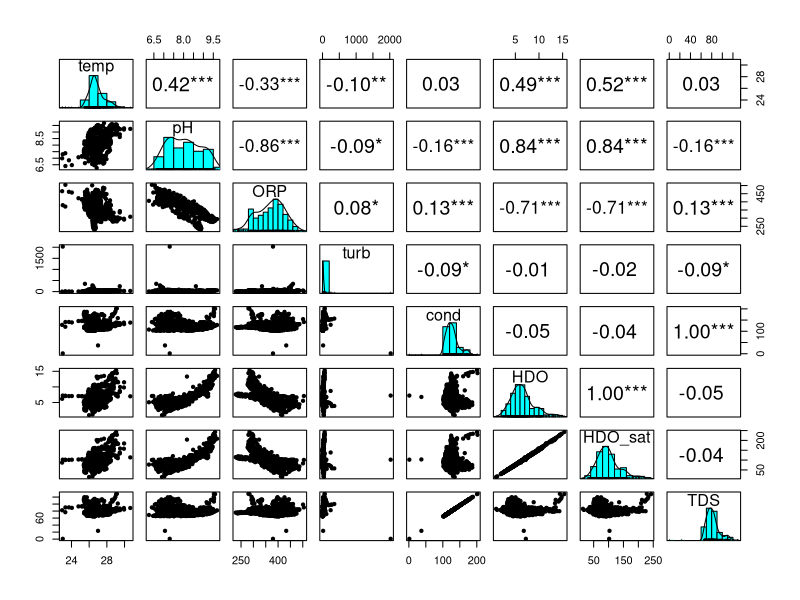
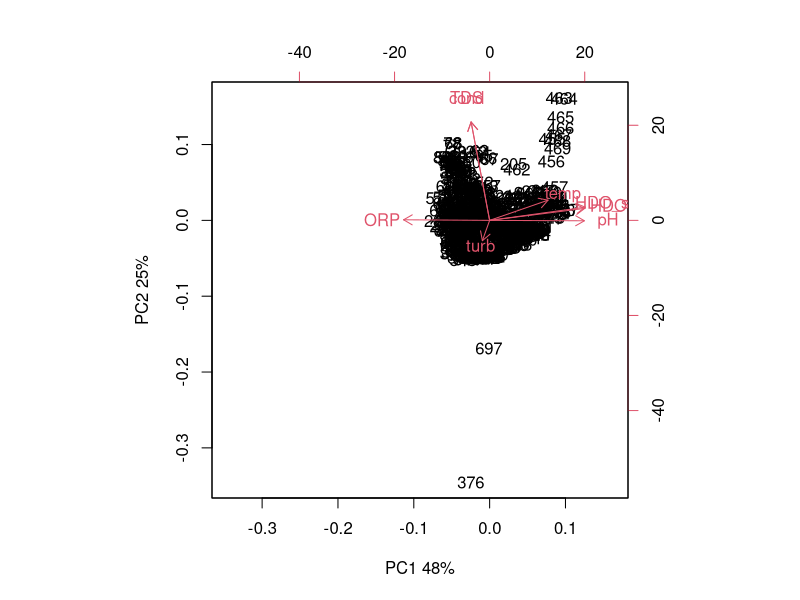
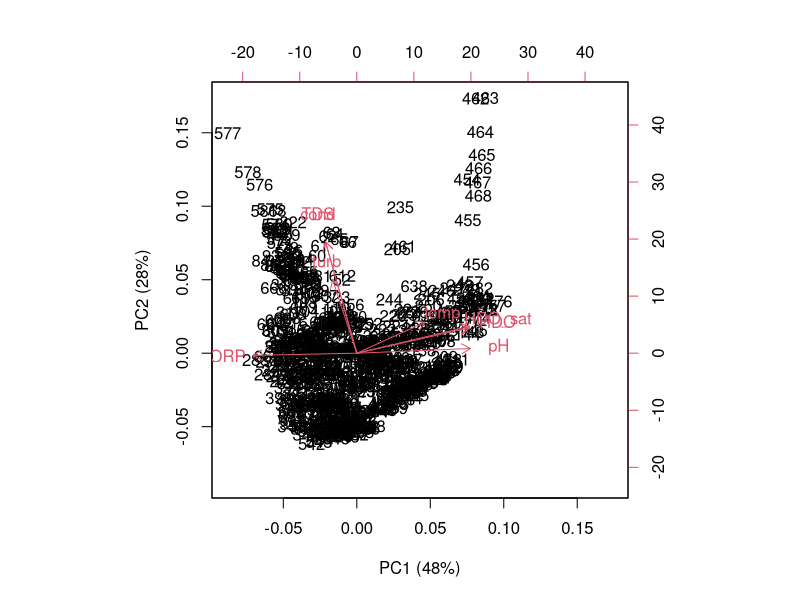
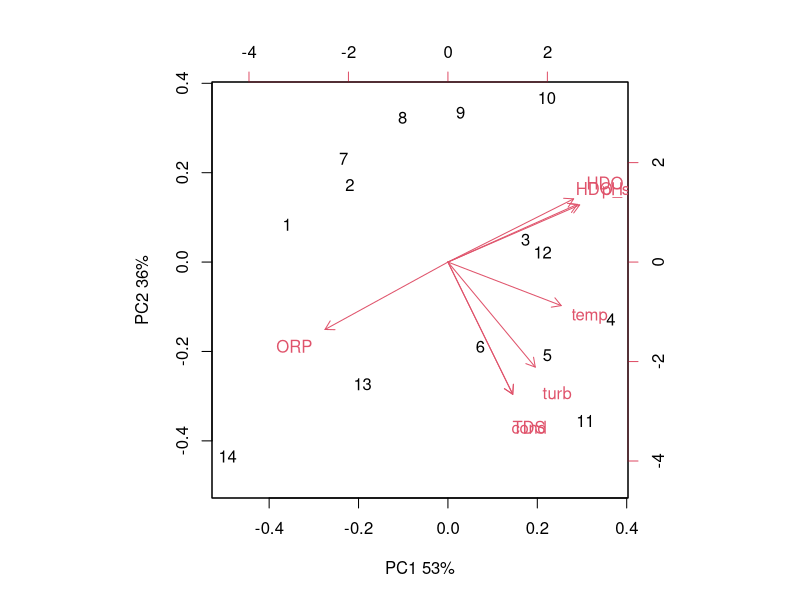
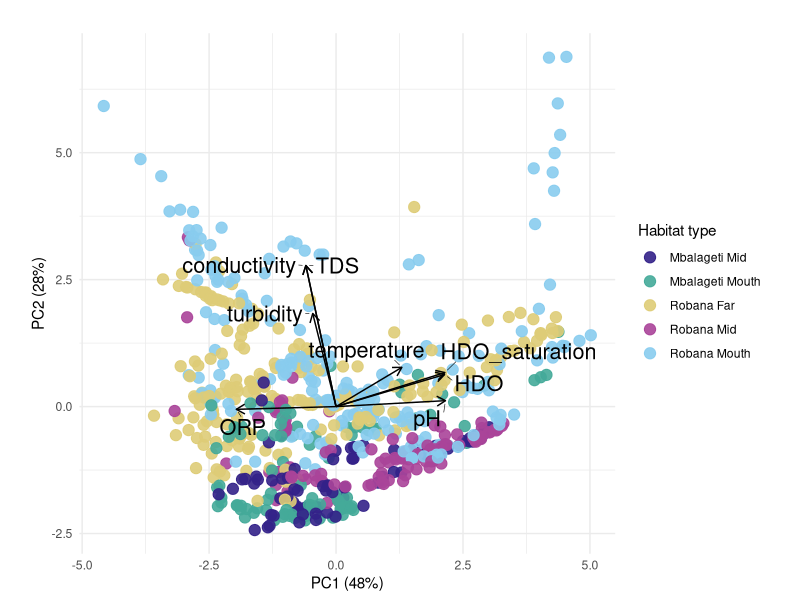
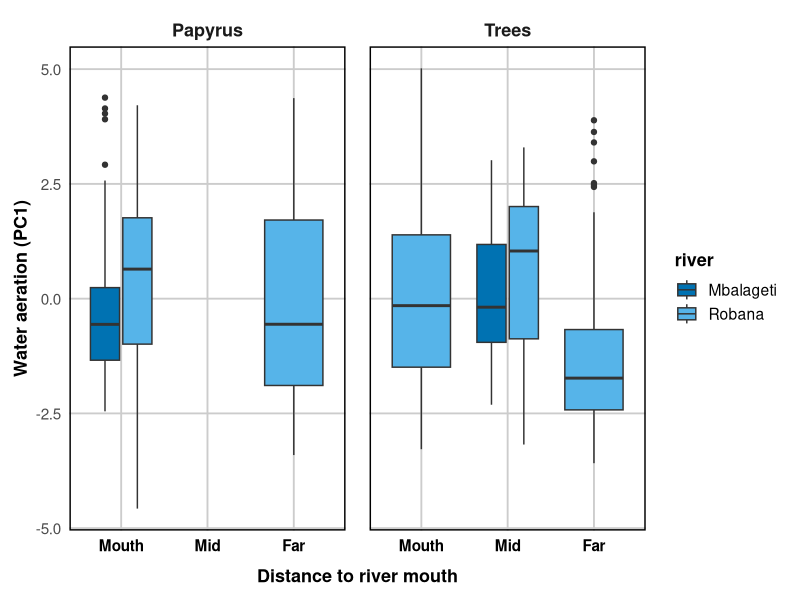
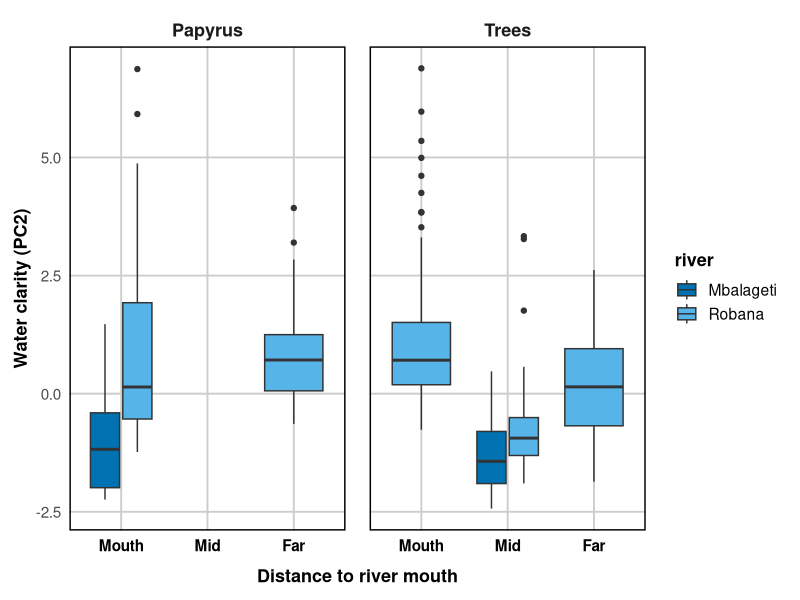

Write R code to recreate these figures, in order. (Note: this script raises an error after producing the figures.)
rm(list = ls())

# load libraries
library(dplyr)
library(vegan) # multivariate analysis of ecological community data 
library(psych) # for panel plots of multivariate datasets
library(tidyverse)
library(ggplot2)
library(ggrepel)

# load data_water
data_water <- read.csv("data_water.csv") |>
  dplyr::mutate(transect_date_time = paste(transect_ID, substr(date_time_end, 1, 6), substr(date_time_start, 12, 16), sep = " "))|>
  mutate(date=as.Date(date, format= "%d-%b-%Y"),
         habitat_detailed = case_when(
           transect_ID %in% c("pap_1", "pap_2") ~ "Papyrus Mbalageti Mouth",
           transect_ID %in% c("pap_3", "pap_4") ~ "Papyrus Robana Mouth",
           transect_ID %in% c("pap_5", "pap_6") ~ "Papyrus Robana Far",
           transect_ID %in% c("tree_1", "tree_2") ~ "Tree Mbalageti Mid",
           transect_ID %in% c("tree_3", "tree_4") ~ "Tree Robana Mid",
           transect_ID %in% c("tree_5", "tree_6") ~ "Tree Robana Mouth",
           transect_ID %in% c("tree_7", "tree_8") ~ "Tree Robana Far",
           TRUE ~ NA_character_),
         habitat_main = case_when(
           transect_ID %in% c("pap_1", "pap_2","pap_3", "pap_4","pap_5", "pap_6" ) ~ "Papyrus",
           transect_ID %in% c("tree_1", "tree_2","tree_3", "tree_4","tree_5", "tree_6","tree_7", "tree_8") ~ "Trees",
           TRUE ~ NA_character_),
         distance_to_river_mouth= case_when(
           transect_ID %in% c("pap_1", "pap_2", "pap_3", "pap_4", "tree_5", "tree_6") ~ "Mouth",
           transect_ID %in% c("tree_1", "tree_2", "tree_3", "tree_4") ~ "Mid",
           transect_ID %in% c("pap_5", "pap_6", "tree_7", "tree_8") ~ "Far"
         ),
         distance_to_river_mouth= factor(distance_to_river_mouth, levels= c("Mouth", "Mid", "Far")),
         habitat_detailed_2= case_when(
           transect_ID %in% c("pap_1", "pap_2") ~ "Mbalageti Mouth",
           transect_ID %in% c("pap_3", "pap_4","tree_5", "tree_6") ~ "Robana Mouth",
           transect_ID %in% c("pap_5", "pap_6","tree_7", "tree_8") ~ "Robana Far",
           transect_ID %in% c("tree_1", "tree_2") ~ "Mbalageti Mid",
           transect_ID %in% c("tree_3", "tree_4") ~ "Robana Mid",
           TRUE ~ NA_character_),
         river= case_when(
           transect_ID %in% c("pap_1", "pap_2", "tree_1", "tree_2") ~ "Mbalageti",
           transect_ID %in% c("pap_3", "pap_4", "pap_5", "pap_6", "tree_3", "tree_4","tree_5", "tree_6", "tree_7", "tree_8") ~ "Robana"
         ))


# explore the correlations among the factors in a panel pairs plot
psych::pairs.panels(data_water |> dplyr::select(temp, pH, ORP, turb, cond, HDO, HDO_sat, TDS),smooth=F,ci=T,ellipses=F,stars=T,method="pearson")
# very strong relation between conductivity and TDS, one on one correlation
# HDO and HDO_sat one on one correlation
# strong negative correlation between ORP and HDO & HDO_sat
# strong positive correlation between pH and HDO
# strong negative correlation between pH and ORP

# PCA with all data
pca_input <- data_water |>
  dplyr::select(temp, pH, ORP, turb, cond, HDO, HDO_sat, TDS)|>
  filter(if_all(everything(), ~ !is.na(.) & !is.infinite(.)))

pca_result <- prcomp(pca_input,center=T, scale. = TRUE)
pca_result
summary(pca_result)

biplot(pca_result,xlab="PC1 48%",ylab="PC2 25%")

# points 376 and 697 suggest outliers
# point 376 has a very high turbidity, very low conductivity and low TDS, depth 0.46
# point 376 was recorded at 11:07:58, which coincides with the exact start time of the transect, seconds moved = 2 and meters moved = 2  suggesting the multiprobe may not yet have been fully submerged. The shallow depth (0.46m) supports this assumption. Partial submersion may also explain the unusually high HDO saturation and turbidity, as the sensors may have measured surface water or even been partially exposed to air.

# point 697: TDS relatively low, conductivity low, turbidity high, depth 0.47, suggest that the probe is held more close to the surface, point 696 is 0.81 meter and point 697 is 0.47 and 698 also 0.47 so maybe the probe was drawn a bit to the surface
# remove these two outliers from the data set, as these might nog be representative measurements
pca_input2 <- data_water |>
  dplyr::slice(c(-377,-698)) |>
  dplyr::select(temp, pH, ORP, turb, cond, HDO, HDO_sat, TDS)|>
  filter(if_all(everything(), ~ !is.na(.) & !is.infinite(.)))

pca_result <- prcomp(pca_input2,center=T, scale. = TRUE)
pca_result
summary(pca_result)

biplot(pca_result, xlab = "PC1 (48%)", ylab = "PC2 (28%)")
# now the plot looks better, still there seems to be a cluster of points to the right

# try PCA with averaged data
pca_input_avg <- data_water |>
  dplyr::slice(c(-377, -698)) |>
  dplyr::filter(if_all(c(temp, pH, ORP, turb, cond, HDO, HDO_sat, TDS),
                       ~ !is.na(.) & !is.infinite(.))) |>
  dplyr::group_by(transect_ID) |>
  dplyr::summarise(
    temp = mean(temp),
    pH = mean(pH),
    ORP = mean(ORP),
    turb = mean(turb),
    cond = mean(cond),
    HDO = mean(HDO),
    HDO_sat = mean(HDO_sat),
    TDS = mean(TDS),
    .groups = "drop"
  )

pca_result_avg <- prcomp(
  pca_input_avg |> dplyr::select(-transect_ID),
  center = TRUE,
  scale. = TRUE
)
pca_result_avg
summary(pca_result_avg)

biplot(pca_result_avg,xlab="PC1 53%",ylab="PC2 36%")
# so the raw data explains 48+25= 73% of all variation
# averaged data explains 53+36= 89% of all variation

# comparing the two biplots, the arrows of temp, turb, cond and TDS seem to change direction, so try o find out why this is

# compute correlation matrices
cor_raw <- cor(pca_input2, use = "pairwise.complete.obs")
cor_avg <- cor(pca_input_avg |> dplyr::select(temp, pH, ORP, turb, cond, HDO, HDO_sat, TDS), use = "pairwise.complete.obs")

# convert matrices to long format data frames
cor_raw_df <- as.data.frame(as.table(cor_raw)) |>
  rename(Var1 = Var1, Var2 = Var2, Correlation_raw = Freq)

cor_avg_df <- as.data.frame(as.table(cor_avg)) |>
  rename(Var1 = Var1, Var2 = Var2, Correlation_avg = Freq)

# join on Var1 and Var2
cor_compare <- left_join(cor_raw_df, cor_avg_df, by = c("Var1", "Var2")) |>
  arrange(Var1, Var2)

# view table
print(cor_compare)
# temperature vs turbidity changes from 0.14 (weak positive) in raw to 0.51 (moderate positive) in averaged.
# ORP vs turbidity flips from 0.21 (positive) in raw to -0.15 (negative) in averaged.
# conductivity vs turbidity increases from 0.41 (moderate) in raw to 0.85 (very strong positive) in averaged.
# conductivity vs temp flips from nearly zero (-0.007) in raw to 0.56 (moderate positive) in averaged.
# pH vs turbidity flips from -0.16 (weak negative) in raw to 0.24 (weak positive) in averaged.
# TDS vs temperature flips from -0.007 in raw to 0.56 (moderate positive) in averaged.
# TDS vs turbidity rises from 0.41 (moderate) in raw to 0.85 (very strong positive) in averaged
# conductivity vs pH flips from -0.19 (negative) in raw to +0.04 (near zero positive) in averaged.
# HDO vs turbidity shifts from -0.07 (near zero) in raw to 0.24 (weak positive) in averaged.
# HDO_sat vs turbidity shifts from -0.05 in raw to 0.27 in averaged.

# the averaging pca changed correlation and might hide variability 
# I want to use the clustering of the parameters to give indication of water aeration and water clarity so it might be better to have enough variability in the data and choose for the raw data instead of averaging data

# make plot
# get row indices to align the meta data (categories) with the rows of the pca input
rows_to_keep <- as.numeric(rownames(pca_input2))

# run PCA
pca_result <- prcomp(pca_input2, center = TRUE, scale. = TRUE)

# add the meta data (habitat categories) with the rows used in the PCA
habitat_vector <- data_water$habitat_detailed_2[rows_to_keep]

# extract PCA scores into a dataframe and add the habitat categories
scores <- as.data.frame(pca_result$x)
scores$habitat <- habitat_vector

# extract loadings (arrows) for the first pricinipal components PC1 and PC2 
loadings <- as.data.frame(pca_result$rotation[, 1:2])  
# label the variable names
loadings$varname <- rownames(loadings)
loadings$varname <- dplyr::recode(
  loadings$varname,
  "cond" = "conductivity",
  "turb" = "turbidity",
  "temp" = "temperature",
  "HDO_sat" = "HDO_saturation"
)

# adjust the x and y positions of the labels
loadings$nudge_x <- 0
loadings$nudge_y <- 0

loadings$nudge_x[loadings$varname == "TDS"] <- 0.5
loadings$nudge_x[loadings$varname == "conductivity"] <- -0.3
loadings$nudge_x[loadings$varname == "turbidity"] <- -0.3
loadings$nudge_x[loadings$varname == "temperature"] <- 0.1
loadings$nudge_x[loadings$varname == "HDO"] <- 0.4
loadings$nudge_x[loadings$varname == "HDO_saturation"] <- 0.4
loadings$nudge_y[loadings$varname == "HDO_saturation"] <- -0.1
loadings$nudge_y[loadings$varname == "ORP"] <- -0.1

# scale arrows for visibility
arrow_scale <- 4.5 
loadings$PC1 <- loadings$PC1 * arrow_scale
loadings$PC2 <- loadings$PC2 * arrow_scale

# make plot
ggplot(scores, aes(x = PC1, y = PC2, color = habitat)) +
  geom_point(size = 3.5, alpha= 0.9) +
  # Add arrows
  geom_segment(data = loadings,
               aes(x = 0, y = 0, xend = PC1, yend = PC2),
               arrow = arrow(length = unit(0.25, "cm")),
               color = "black", linewidth = 0.5) +
  # Add variable labels
  geom_text_repel(
    data = loadings,
    aes(x = PC1, y = PC2, label = varname),
    color = "black",
    size = 5.5,
    nudge_x = loadings$nudge_x,
    nudge_y = loadings$nudge_y,
    force_pull= 0.3,
    segment.color = "black",     
    segment.size = 0.2,          
    box.padding = 0.4,          
    point.padding = 0.2,      
    min.segment.length = 0
  )+
  labs(
    title = "",
    x = paste0("PC1 (", round(summary(pca_result)$importance[2, 1] * 100), "%)"),
    y = paste0("PC2 (", round(summary(pca_result)$importance[2, 2] * 100), "%)"),
    color = "Habitat type"
  ) +
  coord_fixed() +
  theme_minimal() +
  scale_color_manual(values = c("#332288", "#44AA99", "#DDCC77", "#AA4499", "#88CCEE"))

# from the PCA plot it seems that HDO saturation, HDO, pH and temperature are clustered over PC1
# these factors give an indication about water aeration, chemical water quality
# conductivity, TDS and turbidity cluster together over PC2, these factors give an indication about water clarity (visible water quality)

# with these PCA results it is possible to plot the water parameters together in one plot instead of every parameters separately
# therefore need to extract the PCA values and make a data frame of it

# extract PCA values and add as column to data water
scores <- as.data.frame(pca_result$x)

# add metadata of data water by matching rows
meta <- data_water[rows_to_keep, ]  
pca_with_meta <- cbind(meta, scores)

# plot PC1 which represents water aeration (chemical water quality)
ggplot(pca_with_meta, aes(x = distance_to_river_mouth, y = PC1, fill= river)) +
  geom_boxplot()+
  facet_grid(~habitat_main)+
  theme(text= element_text(size=14))+
  labs(x= "Distance to river mouth", y= "Water aeration (PC1)")+
  scale_fill_manual(values = c(
    "Mbalageti" = "#0072B2",
    "Robana" = "#56B4E9"))+
  theme_minimal(base_size = 14) +
  theme(
    axis.title = element_text(size = 13, face="bold"),
    axis.title.x = element_text(size = 13, face = "bold", margin = margin(t = 10)),
    axis.text.x = element_text(size = 11, face = "bold", color="black"), 
    axis.text = element_text(size = 11),
    legend.position = "right",
    legend.title = element_text(size = 13, face = "bold"),
    strip.text = element_text(size = 13, face = "bold"),
    panel.grid.major.x = element_line(color = "grey80", linetype = "solid"),
    panel.grid.major.y = element_line(color = "grey80", linetype = "solid"),
    panel.grid.minor = element_blank(),
    panel.spacing = unit(1.2, "lines"),
    panel.border = element_rect(color = "black", size = 1, fill = NA),
    plot.margin = margin(10, 10, 10, 10)
  )

# plot PC2 which represents water clarity (visible water quality)
ggplot(pca_with_meta, aes(x = distance_to_river_mouth, y = PC2, fill= river)) +
  geom_boxplot()+
  facet_grid(~habitat_main)+
  theme(text= element_text(size=14))+
  labs(x= "Distance to river mouth", y= "Water clarity (PC2)")+
  scale_fill_manual(values = c(
    "Mbalageti" = "#0072B2",
    "Robana" = "#56B4E9"))+
  theme_minimal(base_size = 14) +
  theme(
    axis.title = element_text(size = 13, face="bold"),
    axis.title.x = element_text(size = 13, face = "bold", margin = margin(t = 10)),
    axis.text.x = element_text(size = 11, face = "bold", color="black"), 
    axis.text = element_text(size = 11),
    legend.position = "right",
    legend.title = element_text(size = 13, face = "bold"),
    strip.text = element_text(size = 13, face = "bold"),
    panel.grid.major.x = element_line(color = "grey80", linetype = "solid"),
    panel.grid.major.y = element_line(color = "grey80", linetype = "solid"),
    panel.grid.minor = element_blank(),
    panel.spacing = unit(1.2, "lines"),
    panel.border = element_rect(color = "black", size = 1, fill = NA),
    plot.margin = margin(10, 10, 10, 10)
  )

# test the effects of river and distance to river mouth on the water quality PC's
# anova PC1 (chemical water quality)
model_pc1 <- lmer(PC1 ~ river + distance_to_river_mouth + (1 | transect_ID), data = pca_with_meta)
anova(model_pc1)
# river no significant effect
# distance to river mouth significant effect
summary(model_pc1)
# Robana not significantly higher 
# mid distance not significantly higher than mouth
# far distance is significantly lower than mouth
# little variance of transect ID

# test without the random effect
model_pc1a <- lm(PC1 ~ river + distance_to_river_mouth, data = pca_with_meta)
anova(model_pc1a)
summary(model_pc1a)
# now Robana river significantly higher??
# mid distance significantly higher than mouth
# far distance significantly lower than mouth

# compare models
anova(model_pc1, model_pc1a)
# AIC lower for model pc1 and the p<0.05 so keep the random effect included in the model

# anova PC2
model_pc2 <- lmer(PC2 ~ river + distance_to_river_mouth + (1 | transect_ID) , data = pca_with_meta)
anova(model_pc2)
# river had a significant effect
# significant effect of distance to river mouth
summary(model_pc2)
# some variance between transects
# Robana significantly higher values 
# mid distance signficantly lower than mouth --> lower value for water clarity actually means a better water quality, cause lower values of turbditity, TDS and cond
# far distance not significantly lower than mouth

# try model without random effect
model_pc2a <- lm(PC2 ~ river + distance_to_river_mouth, data = pca_with_meta)
anova(model_pc2a)
# both river and distance to river highly significant
summary(model_pc2a)
# Robana significantly higher 
# mid distance signifcantly lower than mouth
# far distance significantly lower than mouth

# compared models
anova (model_pc2, model_pc2a)
# AIC model pc2 is lower and the pvalue < 0.001 indicating to keep the random effect in the model
